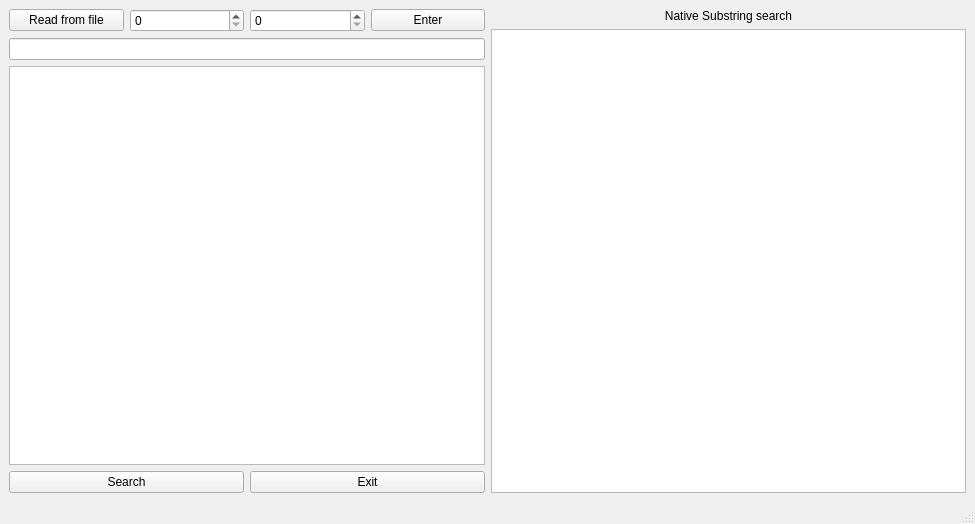
<?xml version="1.0" encoding="UTF-8"?>
<ui version="4.0">
 <class>MainWindow</class>
 <widget class="QMainWindow" name="MainWindow">
  <property name="geometry">
   <rect>
    <x>0</x>
    <y>0</y>
    <width>975</width>
    <height>524</height>
   </rect>
  </property>
  <property name="windowTitle">
   <string>ASD lab 10</string>
  </property>
  <property name="windowIcon">
   <iconset>
    <normaloff>C:/Users/likht/OneDrive/Робочий стіл/Звіти/my_logo.jpg</normaloff>C:/Users/likht/OneDrive/Робочий стіл/Звіти/my_logo.jpg</iconset>
  </property>
  <widget class="QWidget" name="centralwidget">
   <layout class="QGridLayout" name="gridLayout">
    <item row="0" column="0">
     <layout class="QVBoxLayout" name="verticalLayout_3">
      <item>
       <layout class="QHBoxLayout" name="horizontalLayout_2">
        <item>
         <widget class="QPushButton" name="pushButton">
          <property name="text">
           <string>Read from file</string>
          </property>
         </widget>
        </item>
        <item>
         <widget class="QSpinBox" name="i_number">
          <property name="maximum">
           <number>1000000</number>
          </property>
         </widget>
        </item>
        <item>
         <widget class="QSpinBox" name="n_number"/>
        </item>
        <item>
         <widget class="QPushButton" name="pushButton_2">
          <property name="text">
           <string>Enter</string>
          </property>
         </widget>
        </item>
       </layout>
      </item>
      <item>
       <widget class="QLineEdit" name="line"/>
      </item>
      <item>
       <widget class="QTextEdit" name="textEdit"/>
      </item>
     </layout>
    </item>
    <item row="0" column="1" rowspan="2">
     <layout class="QVBoxLayout" name="verticalLayout_4">
      <item>
       <layout class="QHBoxLayout" name="horizontalLayout_4">
        <item>
         <widget class="QLabel" name="label">
          <property name="text">
           <string>Native Substring search</string>
          </property>
          <property name="alignment">
           <set>Qt::AlignCenter</set>
          </property>
         </widget>
        </item>
       </layout>
      </item>
      <item>
       <widget class="QTextEdit" name="BS"/>
      </item>
     </layout>
    </item>
    <item row="1" column="0">
     <layout class="QHBoxLayout" name="horizontalLayout">
      <item>
       <widget class="QPushButton" name="pushButton_4">
        <property name="text">
         <string>Search</string>
        </property>
       </widget>
      </item>
      <item>
       <widget class="QPushButton" name="pushButton_5">
        <property name="text">
         <string>Exit</string>
        </property>
       </widget>
      </item>
     </layout>
    </item>
   </layout>
  </widget>
  <widget class="QMenuBar" name="menubar">
   <property name="geometry">
    <rect>
     <x>0</x>
     <y>0</y>
     <width>975</width>
     <height>25</height>
    </rect>
   </property>
  </widget>
  <widget class="QStatusBar" name="statusbar"/>
 </widget>
 <resources/>
 <connections/>
</ui>
